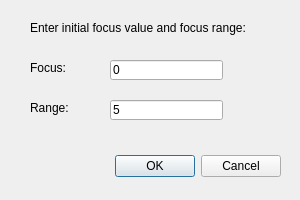
<?xml version="1.0" encoding="UTF-8"?>
<ui version="4.0">
 <class>Dialog</class>
 <widget class="QDialog" name="Dialog">
  <property name="geometry">
   <rect>
    <x>0</x>
    <y>0</y>
    <width>300</width>
    <height>200</height>
   </rect>
  </property>
  <property name="windowTitle">
   <string>Dialog</string>
  </property>
  <widget class="QDialogButtonBox" name="buttonBox">
   <property name="geometry">
    <rect>
     <x>40</x>
     <y>150</y>
     <width>241</width>
     <height>32</height>
    </rect>
   </property>
   <property name="orientation">
    <enum>Qt::Horizontal</enum>
   </property>
   <property name="standardButtons">
    <set>QDialogButtonBox::Cancel|QDialogButtonBox::Ok</set>
   </property>
  </widget>
  <widget class="QLabel" name="label">
   <property name="geometry">
    <rect>
     <x>30</x>
     <y>20</y>
     <width>231</width>
     <height>16</height>
    </rect>
   </property>
   <property name="font">
    <font>
     <family>Arial</family>
    </font>
   </property>
   <property name="text">
    <string>Enter initial focus value and focus range:</string>
   </property>
  </widget>
  <widget class="QLabel" name="label_2">
   <property name="geometry">
    <rect>
     <x>30</x>
     <y>60</y>
     <width>54</width>
     <height>16</height>
    </rect>
   </property>
   <property name="font">
    <font>
     <family>Arial</family>
    </font>
   </property>
   <property name="text">
    <string>Focus:</string>
   </property>
  </widget>
  <widget class="QLabel" name="label_3">
   <property name="geometry">
    <rect>
     <x>30</x>
     <y>100</y>
     <width>54</width>
     <height>16</height>
    </rect>
   </property>
   <property name="font">
    <font>
     <family>Arial</family>
    </font>
   </property>
   <property name="text">
    <string>Range:</string>
   </property>
  </widget>
  <widget class="QLineEdit" name="focus">
   <property name="geometry">
    <rect>
     <x>110</x>
     <y>60</y>
     <width>113</width>
     <height>20</height>
    </rect>
   </property>
   <property name="font">
    <font>
     <family>Arial</family>
    </font>
   </property>
   <property name="text">
    <string>0</string>
   </property>
  </widget>
  <widget class="QLineEdit" name="range">
   <property name="geometry">
    <rect>
     <x>110</x>
     <y>100</y>
     <width>113</width>
     <height>20</height>
    </rect>
   </property>
   <property name="font">
    <font>
     <family>Arial</family>
    </font>
   </property>
   <property name="text">
    <string>5</string>
   </property>
  </widget>
 </widget>
 <resources/>
 <connections>
  <connection>
   <sender>buttonBox</sender>
   <signal>accepted()</signal>
   <receiver>Dialog</receiver>
   <slot>accept()</slot>
   <hints>
    <hint type="sourcelabel">
     <x>248</x>
     <y>254</y>
    </hint>
    <hint type="destinationlabel">
     <x>157</x>
     <y>274</y>
    </hint>
   </hints>
  </connection>
  <connection>
   <sender>buttonBox</sender>
   <signal>rejected()</signal>
   <receiver>Dialog</receiver>
   <slot>reject()</slot>
   <hints>
    <hint type="sourcelabel">
     <x>316</x>
     <y>260</y>
    </hint>
    <hint type="destinationlabel">
     <x>286</x>
     <y>274</y>
    </hint>
   </hints>
  </connection>
 </connections>
</ui>
